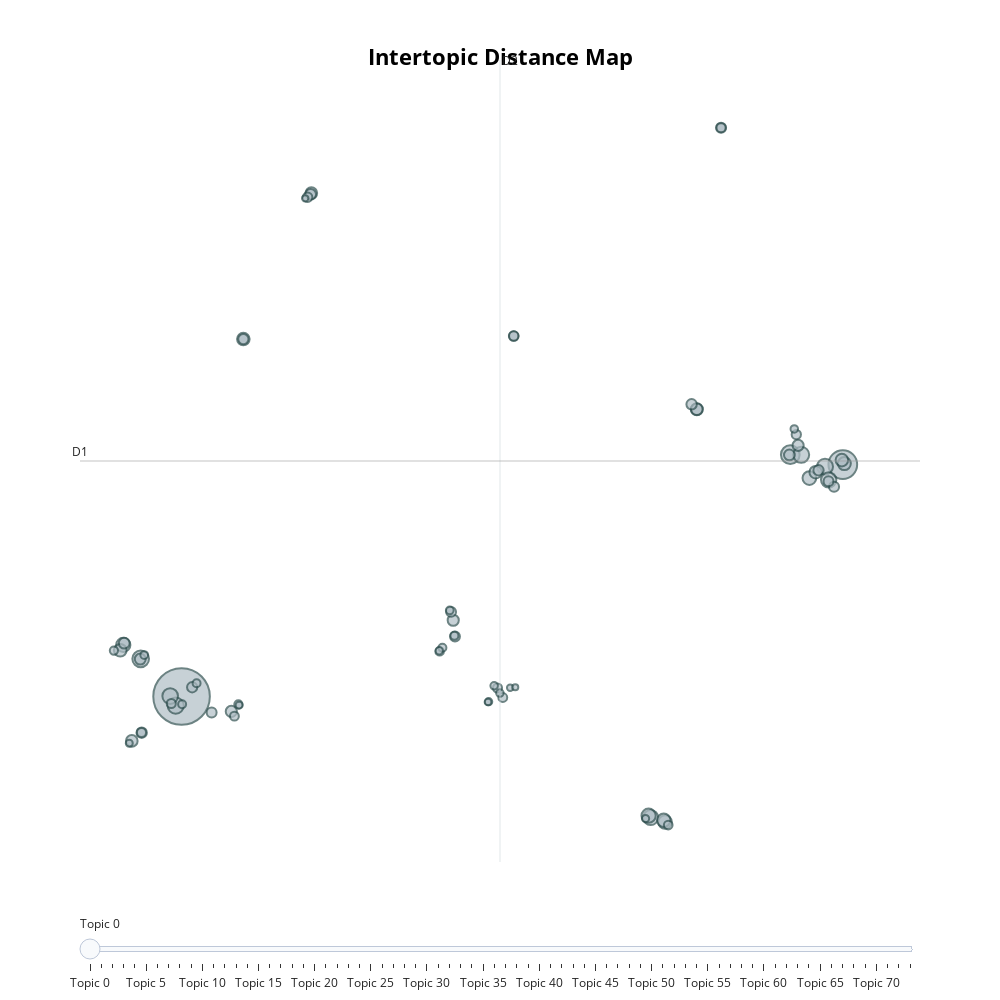

This figure's notebook cell:
### Code cell
# plot topic distance map
topic_model.visualize_topics(width=1000, height=1000)
